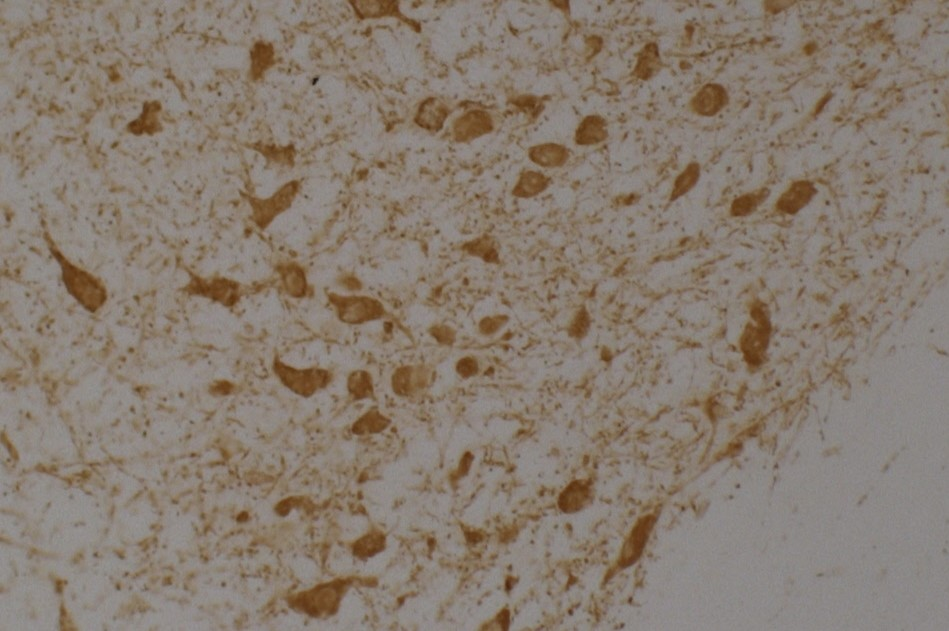
#> input picture program/example.jpg, 949 x 631 px
$ python counter.py
#> lines starting #> are read from the running program, lines starting #| are printed output that depends on the picture; after the words box and inside, x2 and y2 are one past the last pixel; in counts of white or black regions, pixels touching at a corner belong together
#> further down, image is the input picture: shape (631, 949, 3); mean B, G, R 111.5, 123.6, 135.9
import numpy as np
import cv2
import imutils

def increase_brightness(img, value=30):
#> called with value = 10
    hsv = cv2.cvtColor(img, cv2.COLOR_BGR2HSV)
#> hsv: shape (635, 953, 3); mean H, S, V 16.2, 47.3, 137.2
    h, s, v = cv2.split(hsv)
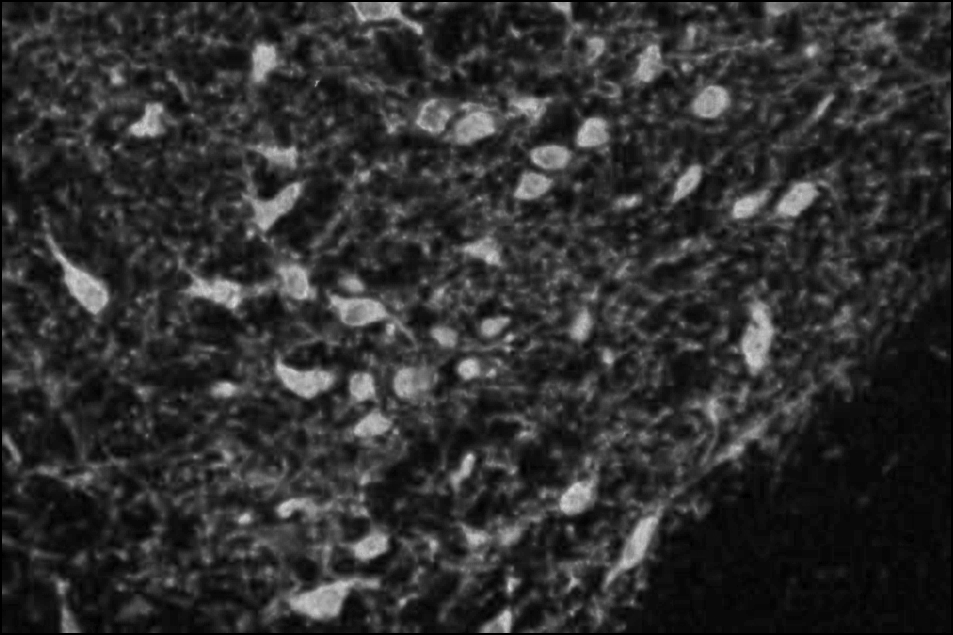
#> s: shape (635, 953); min 0, max 220, mean 47.3

    lim = 255 - value
    v[v > lim] = 255
    v[v <= lim] += value

    final_hsv = cv2.merge((h, s, v))
#> final_hsv: shape (635, 953, 3); mean H, S, V 16.2, 47.3, 147
    img = cv2.cvtColor(final_hsv, cv2.COLOR_HSV2BGR)
    return img

image = cv2.imread("example.jpg")
image = cv2.copyMakeBorder(src=image, top=2, bottom=2, left=2, right=2, borderType=cv2.BORDER_CONSTANT,value=(255, 255, 255))
image = increase_brightness(image, value=10)
kernel = np.array([[-1,-1,-1], [-1,9,-1], [-1,-1,-1]])
image = cv2.filter2D(image, -1, kernel)
gray_image = cv2.cvtColor(image, cv2.COLOR_BGR2GRAY)
cv2.imwrite("gray.jpg", gray_image)
gray_image_blur = cv2.medianBlur(gray_image, 5)
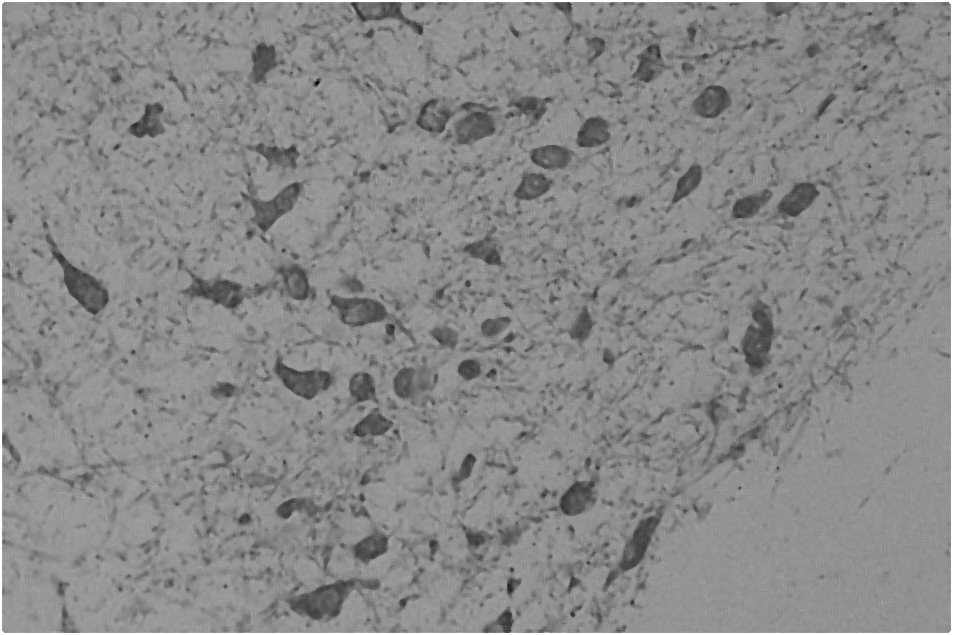
#> gray_image_blur: shape (635, 953); min 0, max 255, mean 137
cv2.imwrite("image_2.jpg", gray_image_blur)


ret, threshold_image = cv2.threshold(gray_image_blur, 120, 255, cv2.THRESH_BINARY)
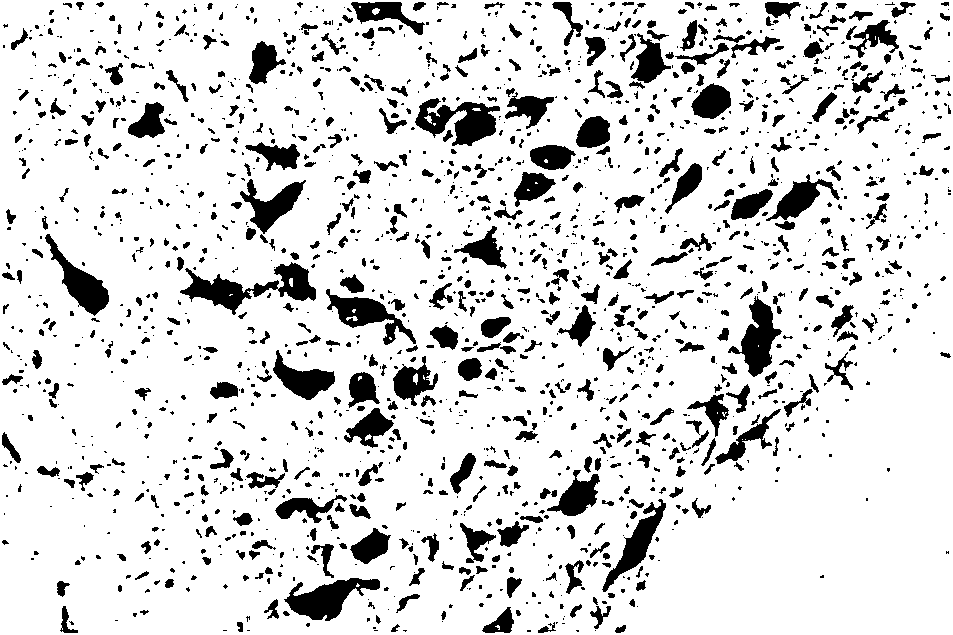
#> threshold_image: shape (635, 953); 85.6% white; 1809 black regions (1116 under 20 px), largest, box (x1, y1, x2, y2) and area: (180, 262, 316, 315) 2590, (415, 98, 500, 146) 2145, (284, 578, 380, 621) 2003
cv2.imwrite("threshold_image.jpg", threshold_image)

threshold_image_blur = cv2.GaussianBlur(threshold_image, (3, 3), 5)
cv2.imwrite("threshold_image_blur.jpg", threshold_image_blur)

ret, threshold_image_new = cv2.threshold(threshold_image_blur, 120, 255, cv2.THRESH_BINARY)
#> threshold_image_new: shape (635, 953); 86.4% white; 1403 black regions (778 under 20 px), largest, box (x1, y1, x2, y2) and area: (180, 263, 316, 315) 2592, (415, 98, 500, 146) 2154, (285, 578, 380, 621) 2004
cv2.imwrite("threshold_image_new.jpg", threshold_image_new)


#контурирование
edged = cv2.Canny(threshold_image_new, 0, 300, apertureSize = 7, L2gradient=True)
#> edged: shape (635, 953); 6.5% white in thin lines or dots
cv2.imwrite("edged.jpg", edged)

#удаление белых точек по размеру
nb_blobs, im_with_separated_blobs, stats, _ = cv2.connectedComponentsWithStats(edged)
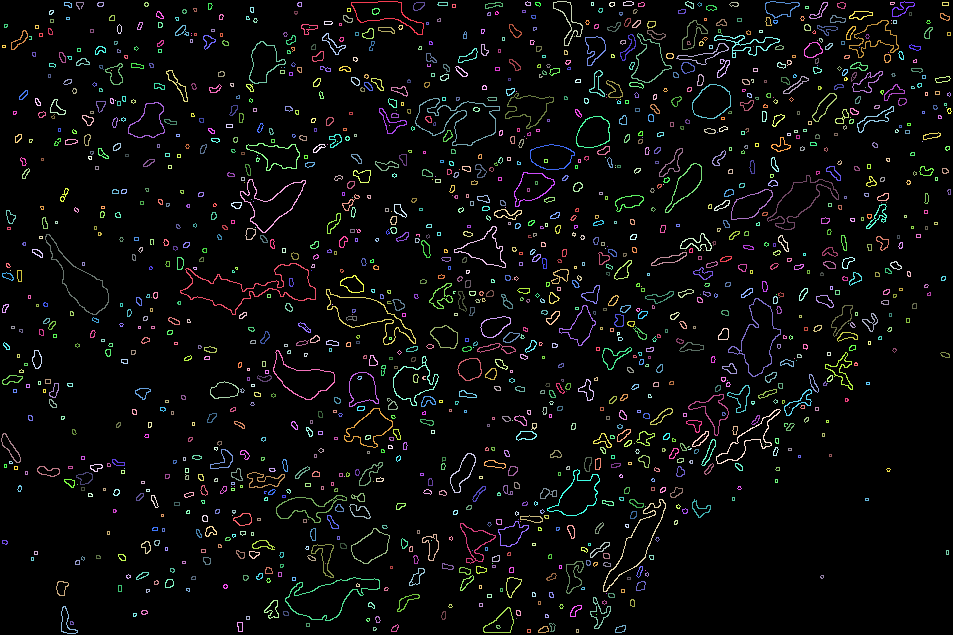
#> im_with_separated_blobs: shape (635, 953) int32; 1503 distinct labels, from 0 to 1502; one colour per label, 0 black
#> nb_blobs = 1503; stats = 1503 rows, first 6: [0, 0, 953, 635, 565750], [351, 1, 73, 34, 205], [525, 1, 6, 5, 16], [553, 1, 30, 45, 163], [623, 1, 11, 5, 25], [685, 1, 9, 8, 28]
sizes = stats[:, -1]
#> sizes = 1503 values, max 565750 at index 0, min 1 at index 72, mean 402.6
sizes = sizes[1:]
#> sizes = 1502 values, max 509 at index 757, min 1 at index 71, mean 26.24
nb_blobs -= 1
#> nb_blobs = 1502
min_size = 80
max_size = 1000
im_result = np.zeros((edged.shape))
for blob in range(nb_blobs):
    if max_size >= sizes[blob] >= min_size:
        im_result[im_with_separated_blobs == blob + 1] = 255
#> im_result: shape (635, 953) float64; 2% white in thin lines or dots
cv2.imwrite("edhed_corrected.jpg", im_result)

#достраивание контуров на изображении без белых точек
kernel = cv2.getStructuringElement(cv2.MORPH_RECT, (3, 3))
closed_final = cv2.morphologyEx(im_result, cv2.MORPH_CLOSE, kernel)
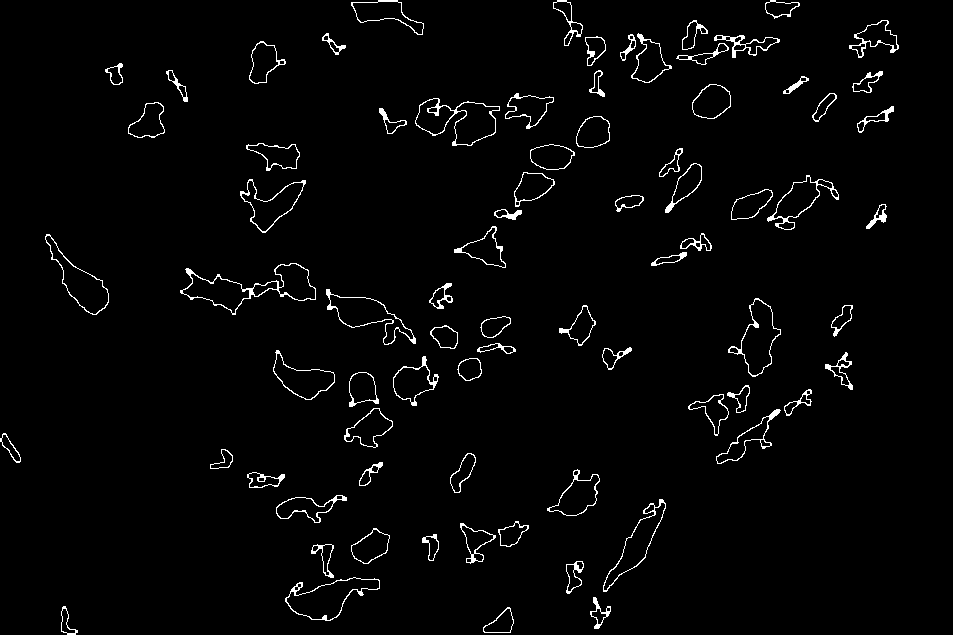
#> closed_final: shape (635, 953) float64; 2.3% white in thin lines or dots
cv2.imwrite("closed_edged_corrected.jpg", closed_final)
closed_final = closed_final.astype(np.uint8)

#контурирование на картинке
image1 = image.copy()
im_result = im_result.astype(np.uint8)
contours, hierarchy = cv2.findContours(im_result.copy(), cv2.RETR_EXTERNAL, cv2.CHAIN_APPROX_SIMPLE)
#> contours = 78 contours; largest, box (x1, y1, x2, y2) and area: (180, 263, 316, 315) 2679, (415, 98, 500, 146) 2238, (285, 577, 380, 621) 2042, (728, 298, 781, 377) 1833, (326, 289, 416, 345) 1765
# отображаем контуры поверх изображения
cv2.drawContours(image1, contours, -1, (0,0,0), 2, cv2.LINE_AA)
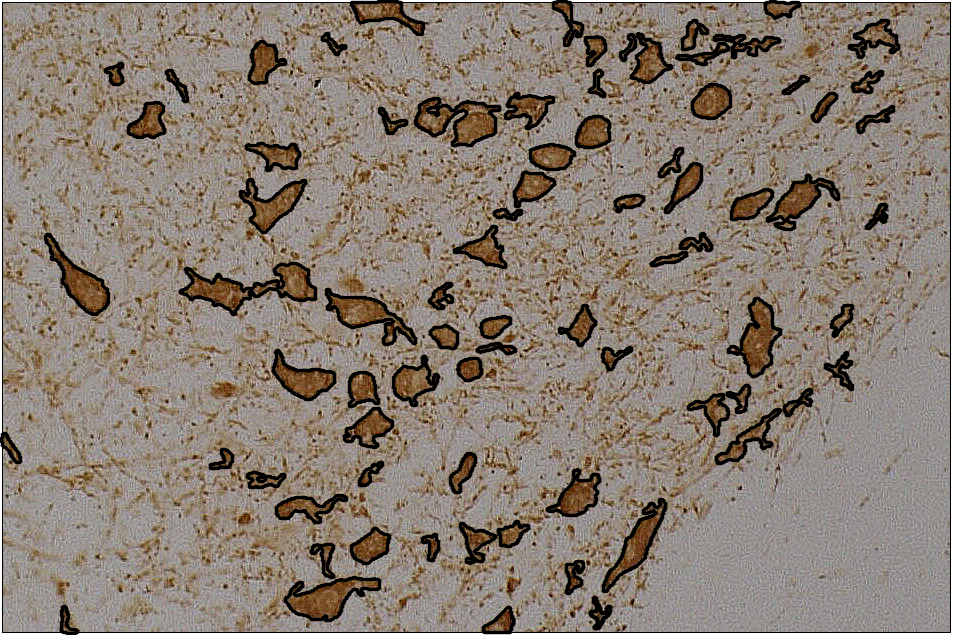
#> image1: shape (635, 953, 3); mean B, G, R 114.3, 125.5, 137.7
cv2.imwrite('contours.jpg', image1)

#контурирование на картинке с условием на площадь и периметр, чтобы убрать артефакты
closed_final = closed_final.astype(np.uint8)
contours, hierarchy = cv2.findContours(closed_final.copy(), cv2.RETR_EXTERNAL, cv2.CHAIN_APPROX_SIMPLE)
#> contours = 78 contours; largest, box (x1, y1, x2, y2) and area: (180, 263, 316, 315) 2702, (415, 98, 500, 146) 2304, (285, 577, 380, 621) 2056, (728, 298, 781, 377) 1850, (326, 289, 416, 345) 1770
new_contours = []
for cnt in contours:
    area = cv2.contourArea(cnt)
    perimeter = cv2.arcLength(cnt, True)
    if area/perimeter > 2.7:
        new_contours.append(cnt)
#> this loop made 78 passes
#> (area, perimeter) on passes 1 to 12: (438.5, 94.18), (189.5, 84.04), (222.5, 109), (2055.5, 283.9), (312.5, 107.8), (288, 118.4), (223.5, 78.38), (824, 120.2), (589, 151.9), (419.5, 97.36), (1588, 281.1), (838.5, 197.1)
#> after the loop, new_contours = 54 contours; largest, box (x1, y1, x2, y2) and area: (180, 263, 316, 315) 2702, (415, 98, 500, 146) 2304, (285, 577, 380, 621) 2056, (728, 298, 781, 377) 1850, (326, 289, 416, 345) 1770
# отображаем контуры поверх изображения
cv2.drawContours(image, new_contours, -1, (0,0,0), 2, cv2.LINE_AA)
cv2.imwrite('contours_new.jpg', image)


coord = []
for c in new_contours:
  M = cv2.moments(c)
  cX = int(M["m10"] / M["m00"])
  cY = int(M["m01"] / M["m00"])
  cv2.drawContours(image, [c], -1, (0, 0, 0), 2)
  cv2.circle(image, (cX, cY), 7, (0, 0, 0), -1)
  cv2.putText(image, "center", (cX - 20, cY - 20),
  cv2.FONT_HERSHEY_SIMPLEX, 0.5, (0, 0, 0), 2)
  coord.append((cX,cY))
#> this loop made 54 passes
#> (cX, cY) on passes 1 to 12: (500, 622), (326, 597), (573, 575), (431, 545), (370, 546), (475, 541), (511, 533), (636, 543), (304, 507), (263, 479), (577, 495), (462, 471)
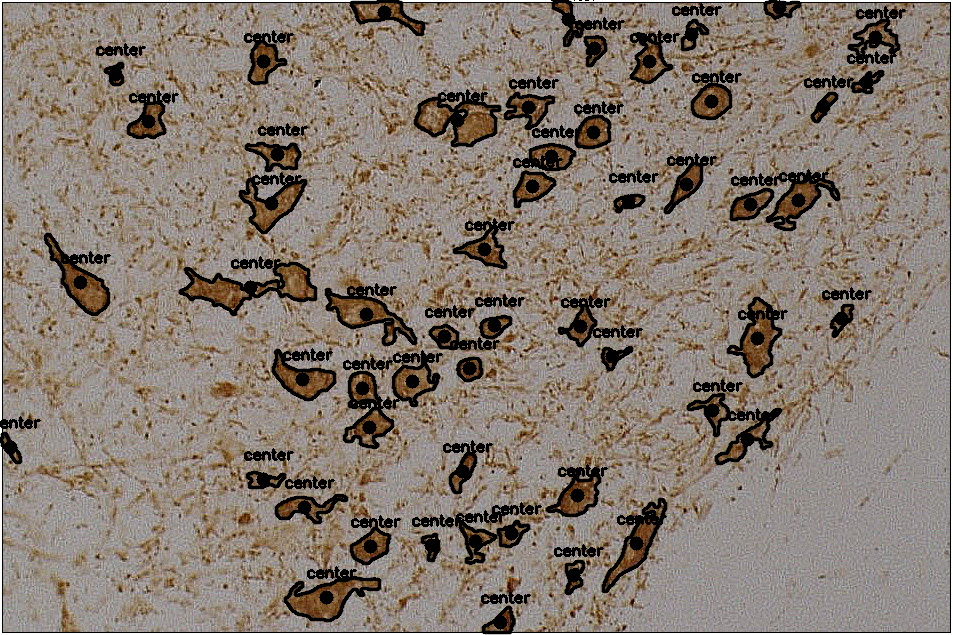
#> image: shape (635, 953, 3); mean B, G, R 111.8, 122.6, 134.3
#> after the loop, coord = 54 pairs, first value 10 to 875, second value 7 to 622
cv2.imwrite('contours_count.jpg', image)
print(len(coord))
#| 54
